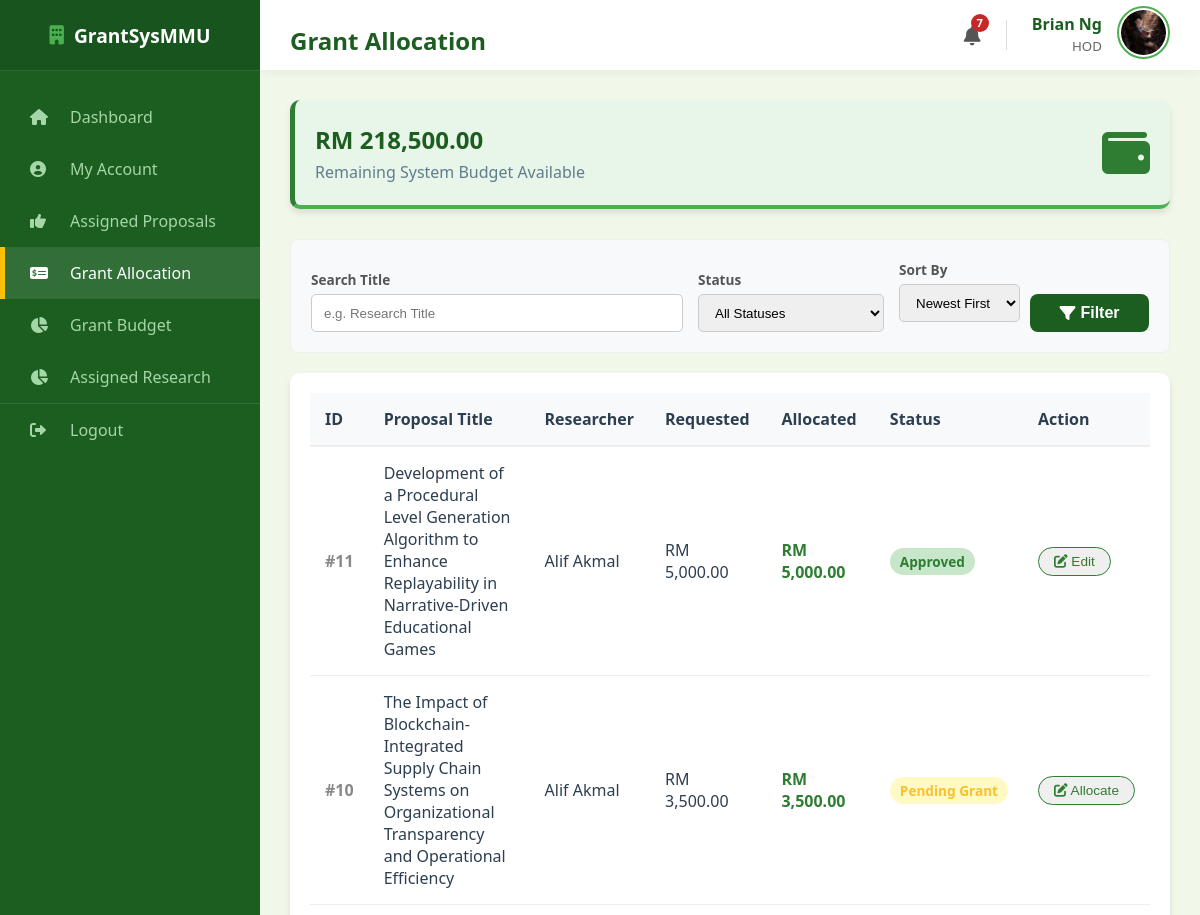
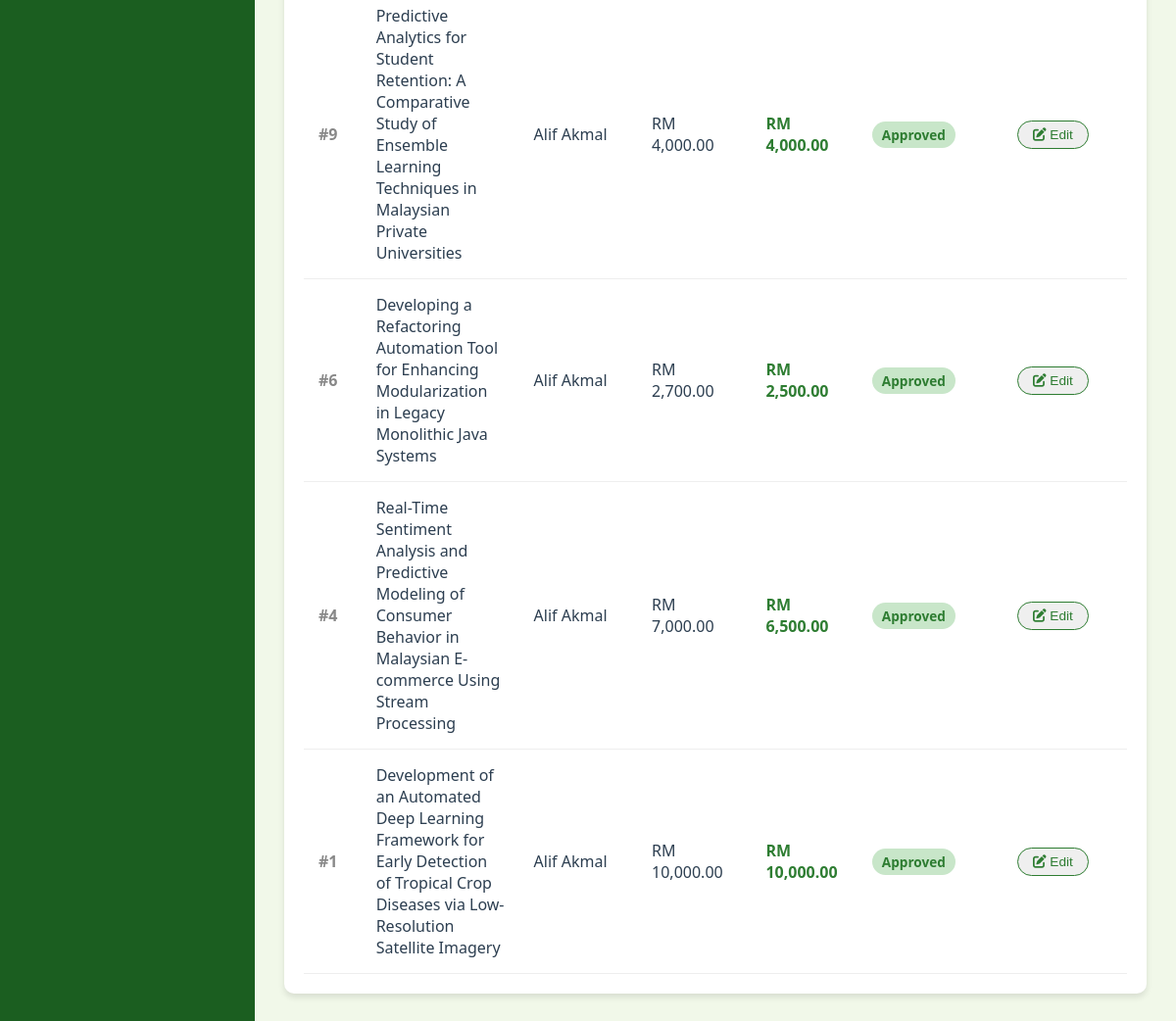
Page /hod/grant_allocation (signed in) on the committed database (2 pictures, top to bottom).
### models.py (models this page shows, shortened)
class User(db.Model):
    __tablename__ = "user"
    mmu_id = db.Column(db.String(15), primary_key=True)
    name = db.Column(db.String(150), nullable=False)
    email = db.Column(db.String(100), unique=True, nullable=False)
    password = db.Column(db.String(100), nullable=False)
    faculty = db.Column(db.String(100), nullable=False)
    user_role = db.Column(db.String(25), nullable=False)
    profile_image = db.Column(db.String(20), nullable=False, default="default.jpg")
    phone_number = db.Column(db.String(20), nullable=True)
    admin_profile = db.relationship(
        "Admin", backref="user_info", uselist=False, cascade="all, delete-orphan"
    )
    researcher_profile = db.relationship(
        "Researcher", backref="user_info", uselist=False, cascade="all, delete-orphan"
    )
    reviewer_profile = db.relationship(
        "Reviewer", backref="user_info", uselist=False, cascade="all, delete-orphan"
    )
    hod_profile = db.relationship(
        "HOD", backref="user_info", uselist=False, cascade="all, delete-orphan"
    )

class Proposal(db.Model):
    __tablename__ = "proposal"
    proposal_id = db.Column(db.Integer, primary_key=True)
    title = db.Column(db.String(255), nullable=False)
    research_area = db.Column(db.String(100), nullable=False, default="General")
    requested_budget = db.Column(db.Float, nullable=False)
    status = db.Column(db.String(30), nullable=False, default="Draft")
    submission_date = db.Column(db.Date, default=malaysia_now)
    document_file = db.Column(db.String(100), nullable=True)
    review_score = db.Column(db.Integer, nullable=True)
    review_feedback = db.Column(db.Text, nullable=True)
    review_draft = db.Column(db.Text, nullable=True)
    researcher_id = db.Column(
        db.Integer, db.ForeignKey("researcher.researcher_id"), nullable=False
    )
    cycle_id = db.Column(
        db.Integer, db.ForeignKey("grant_cycle.cycle_id"), nullable=False
    )
    assigned_reviewer_id = db.Column(
        db.Integer, db.ForeignKey("reviewer.reviewer_id"), nullable=True
    )
    assigned_hod_id = db.Column(db.Integer, db.ForeignKey("hod.hod_id"), nullable=True)
    reviewer = db.relationship("Reviewer", foreign_keys=[assigned_reviewer_id])
    hod = db.relationship("HOD", foreign_keys=[assigned_hod_id])
    deadlines = db.relationship(
        "Deadline", backref="proposal", cascade="all, delete-orphan"
    )

class Grant(db.Model):
    __tablename__ = "grant"
    grant_id = db.Column(db.Integer, primary_key=True)
    grant_amount = db.Column(db.Float, nullable=False)
    award_date = db.Column(db.DateTime, default=malaysia_now)
    proposal_id = db.Column(
        db.Integer, db.ForeignKey("proposal.proposal_id"), nullable=False
    )
    proposal = db.relationship(
        "Proposal", backref=db.backref("grant_award", uselist=False)
    )

### routes/hod_routes.py (the view)
@hod_bp.route("/hod/grant_allocation")
def hod_grant_allocation():
    if session.get("role") != "HOD":
        return redirect(url_for("hod.hod_login"))
    user = User.query.get(session["user_id"])
    current_hod = HOD.query.filter_by(mmu_id=user.mmu_id).first()
    page = request.args.get("page", 1, type=int)
    search_query = request.args.get("search", "")
    filter_status = request.args.get("status", "")
    sort_option = request.args.get("sort", "newest")
    per_page = 8
    query = Proposal.query.filter(
        Proposal.assigned_hod_id == current_hod.hod_id,
        Proposal.status.in_(["Pending Grant", "Approved"]),
    )
    if search_query:
        query = query.filter(Proposal.title.ilike(f"%{search_query}%"))
    if filter_status and filter_status != "all":
        query = query.filter(Proposal.status == filter_status)
    if sort_option == "oldest":
        query = query.order_by(Proposal.proposal_id.asc())
    elif sort_option == "title_asc":
        query = query.order_by(Proposal.title.asc())
    else:
        query = query.order_by(Proposal.proposal_id.desc())
    pagination = query.paginate(page=page, per_page=per_page, error_out=False)
    total_budget_in = db.session.query(func.sum(Budget.amount)).scalar() or 0.0
    total_grants_out = db.session.query(func.sum(Grant.grant_amount)).scalar() or 0.0
    remaining_balance = total_budget_in - total_grants_out
    return render_template(
        "hod_grant_allocation.html",
        proposals=pagination.items, # Pass paginated items
        pagination=pagination,      # Pass pagination object
        user=user,
        remaining_balance=remaining_balance,
        current_search=search_query,
        current_status=filter_status,
        current_sort=sort_option
    )

### templates/hod_grant_allocation.html (shortened to what this page needs)
<!DOCTYPE html>
<html lang="en">
<head>
    <link rel="stylesheet" type="text/css" href="{{ url_for('static', filename='style.css') }}">
    <link rel="stylesheet" href="https://cdnjs.cloudflare.com/ajax/libs/font-awesome/6.0.0/css/all.min.css">
</head>
<body>
    <div class="dashboard-container">
        <div class="sidebar">
            <div class="sidebar-header"><i class="fas fa-building"
                    style="margin-right: 10px; color: var(--secondary-color);"></i> GrantSysMMU</div>
            <ul class="sidebar-menu">
                <li><a href="{{ url_for('hod.hod_dashboard') }}"><i class="fas fa-home"></i> Dashboard</a></li>
                <li><a href="{{ url_for('hod.hod_profile') }}"><i class="fas fa-user-circle"></i> My Account</a></li>
                <li><a href="{{ url_for('hod.hod_assigned_proposals') }}"><i class="fas fa-thumbs-up"></i>
                        Assigned Proposals</a></li>
                <li class="active"><a href="{{ url_for('hod.hod_grant_allocation') }}"><i
                            class="fas fa-money-check-alt"></i> Grant Allocation</a></li>
                <li><a href="{{ url_for('hod.hod_grant_budget') }}"><i class="fas fa-chart-pie"></i> Grant Budget</a>
                </li>
                <li><a href="{{ url_for('hod.hod_assigned_research') }}"><i class="fas fa-chart-pie"></i> Assigned
                        Research</a></li>
                <li style="margin-top: auto; border-top: 1px solid rgba(255,255,255,0.1);">
                    <a href="{{ url_for('auth.logout') }}"><i class="fas fa-sign-out-alt"></i> Logout</a>
                </li>
            </ul>
        </div>
        <div class="main-content">
            <div class="top-bar">
                <h2>Grant Allocation</h2>
                <div style="display: flex; align-items: center; gap: 25px;">
                    <a href="{{ url_for('auth.view_notifications') }}"
                        style="position: relative; color: #555; font-size: 1.2rem; text-decoration: none;">
                        <i class="fas fa-bell"></i>
                        {% if unread_notifications > 0 %}
                        <span
                            style="position: absolute; top: -8px; right: -8px; background: #c62828; color: white; border-radius: 50%; width: 18px; height: 18px; font-size: 0.7rem; display: flex; align-items: center; justify-content: center; font-weight: bold;">
                            {{ unread_notifications }}
                        </span>
                        {% endif %}
                    </a>
                    <div style="display: flex; align-items: center; gap: 15px;">
                        <div style="text-align: right; line-height: 1.3;">
                            <span style="display: block; font-weight: bold; color: #1b5e20;">{{ user.name }}</span>
                            <small style="color: #666;">HOD</small>
                        </div>
                        <a href="{{ url_for('hod.hod_profile') }}">
                            <img src="{{ url_for('static', filename='profile_pics/' + user.profile_image) }}"
                                alt="Profile"
                                style="width: 45px; height: 45px; border-radius: 50%; object-fit: cover; border: 2px solid #4caf50; padding: 2px;">
                        </a>
                    </div>
                </div>
            </div>
            <div class="content-wrapper">
                <div class="stat-card"
                    style="margin-bottom: 30px; background: #e8f5e9; border-left: 5px solid #2e7d32;">
                    <div class="stat-info">
                        <h3 style="font-size: 1.5rem;">RM {{ "{:,.2f}".format(remaining_balance) }}</h3>
                        <p>Remaining System Budget Available</p>
                    </div>
                    <div class="stat-icon"><i class="fas fa-wallet" style="color: #2e7d32;"></i></div>
                </div>
                <div
                    style="background: #f8f9fa; padding: 20px; border-radius: 8px; margin-bottom: 20px; border: 1px solid #eee;">
                    <form method="GET" style="display: flex; gap: 15px; flex-wrap: wrap; align-items: flex-end;">
                        <div style="flex: 2; min-width: 280px;">
                            <label
                                style="font-weight: bold; font-size: 0.85rem; color: #555; display: block; margin-bottom: 5px;">Search
                                Title</label>
                            <div style="display: flex; gap: 5px;">
                                <input type="text" name="search" value="{{ current_search }}"
                                    placeholder="e.g. Research Title"
                                    style="flex: 1; height: 38px; padding: 0 12px; border: 1px solid #ccc; border-radius: 5px; box-sizing: border-box;">
                            </div>
                        </div>
                        <div style="flex: 1; min-width: 150px;">
                            <label
                                style="font-weight: bold; font-size: 0.85rem; color: #555; display: block; margin-bottom: 5px;">Status</label>
                            <select name="status"
                                style="width: 100%; height: 38px; padding: 0 12px; border: 1px solid #ccc; border-radius: 5px; box-sizing: border-box;">
                                <option value="" {% if not current_status %}selected{% endif %}>All Statuses</option>
                            </select>
                        </div>
                        <div style="flex: 1; min-width: 250px;">
                            <label
                                style="font-weight: bold; font-size: 0.85rem; color: #555; display: block; margin-bottom: 5px;">Sort
                                By</label>
                            <div style="display: flex; gap: 10px;">
                                <select name="sort"
                                    style="flex: 1; height: 38px; padding: 0 12px; border: 1px solid #ccc; border-radius: 5px; box-sizing: border-box;">
                                    <option value="newest" {% if current_sort=='newest' %}selected{% endif %}>Newest
                                        First</option>
                                </select>
                                <button type="submit" class="btn-primary"
                                    style="height: 38px; padding: 0 20px; display: flex; align-items: center; justify-content: center; gap: 5px; border: none; cursor: pointer; box-sizing: border-box;">
                                    <i class="fas fa-filter"></i> Filter
                                </button>
                            </div>
                        </div>
                    </form>
                </div>
                <div class="table-card">
                    <table style="width: 100%; border-collapse: collapse;">
                        <thead>
                            <tr style="background-color: #f8f9fa; text-align: left;">
                                <th style="padding: 15px; width:5%; border-bottom: 2px solid #eee;">ID</th>
                                <th style="padding: 15px; width:30%; border-bottom: 2px solid #eee;">Proposal Title</th>
                                <th style="padding: 15px; width:15%; border-bottom: 2px solid #eee;">Researcher</th>
                                <th style="padding: 15px; width:15%; border-bottom: 2px solid #eee;">Requested</th>
                                <th style="padding: 15px; width:15%; border-bottom: 2px solid #eee;">Allocated</th>
                                <th style="padding: 15px; width:10%; border-bottom: 2px solid #eee;">Status</th>
                                <th style="padding: 15px; width:10%; border-bottom: 2px solid #eee;">Action</th>
                            </tr>
                        </thead>
                        <tbody>
                            {% for proposal in proposals %}
                            <tr style="border-bottom: 1px solid #eee;">
                                <td style="padding: 15px; color: #888; font-weight: bold;">#{{ proposal.proposal_id }}
                                </td>
                                <td style="padding: 15px; font-weight: 500;">{{ proposal.title }}</td>
                                <td style="padding: 15px;">{{ proposal.researcher.user_info.name }}</td>
                                <td style="padding: 15px;">RM {{ "{:,.2f}".format(proposal.requested_budget) }}</td>
                                <td style="padding: 15px; color: #2e7d32; font-weight: bold;">
                                    {% if proposal.grant_award %}
                                    RM {{ "{:,.2f}".format(proposal.grant_award.grant_amount) }}
                                    {% else %}
                                    RM 0.00
                                    {% endif %}
                                </td>
                                <td style="padding: 15px;">
                                    <span
                                        style="padding: 4px 10px; border-radius: 15px; font-size: 0.85rem; font-weight: bold; white-space:nowrap;
                                        background: {% if proposal.status == 'Approved' %}#c8e6c9{% else %}#fff9c4{% endif %};
                                        color: {% if proposal.status == 'Approved' %}#2e7d32{% else %}#fbc02d{% endif %};">
                                        {{ proposal.status }}
                                    </span>
                                </td>
                                <td style="padding: 15px;">
                                    <button class="btn-sm"
                                        onclick="openAllocationModal('{{ proposal.proposal_id }}', '{{ proposal.grant_award.grant_amount if proposal.grant_award else 0 }}', '{{ remaining_balance }}')">
                                        <i class="fas fa-edit"></i> {% if proposal.status == 'Pending Grant'
                                        %}Allocate{% else %}Edit{% endif %}
                                    </button>
                                </td>
                            </tr>
                            {% else %}
                            <tr>
                                <td colspan="7" style="padding: 30px; text-align: center; color: #888;">No pending grant
                                    allocations found matching your filters.</td>
                            </tr>
                            {% endfor %}
                        </tbody>
                    </table>
                </div>
            </div>
        </div>
    </div>
</body>
</html>

### rows in the picture
User: name "Brian Ng", profile_image (picture)
Proposal: proposal_id "11", title "Development of a Procedural Level Generation Algorithm to Enhance Replayability in Narrative-Driven Educational Games", researcher.user_info.name "Alif Akmal", requested_budget "5,000.00", status "Approved", shows "Edit"
Grant: grant_award.grant_amount "5,000.00"
Proposal: proposal_id "10", title "The Impact of Blockchain-Integrated Supply Chain Systems on Organizational Transparency and Operational Efficiency", researcher.user_info.name "Alif Akmal", requested_budget "3,500.00", status "Pending Grant", shows "Allocate"
Grant: grant_award.grant_amount "3,500.00"
Proposal: proposal_id "9", title "Predictive Analytics for Student Retention: A Comparative Study of Ensemble Learning Techniques in Malaysian Private Universities", researcher.user_info.name "Alif Akmal", requested_budget "4,000.00", status "Approved", shows "Edit"
Grant: grant_award.grant_amount "4,000.00"
Proposal: proposal_id "6", title "Developing a Refactoring Automation Tool for Enhancing Modularization in Legacy Monolithic Java Systems", researcher.user_info.name "Alif Akmal", requested_budget "2,700.00", status "Approved", shows "Edit"
Grant: grant_award.grant_amount "2,500.00"
Proposal: proposal_id "4", title "Real-Time Sentiment Analysis and Predictive Modeling of Consumer Behavior in Malaysian E-commerce Using Stream Processing", researcher.user_info.name "Alif Akmal", requested_budget "7,000.00", status "Approved", shows "Edit"
Grant: grant_award.grant_amount "6,500.00"
Proposal: proposal_id "1", title "Development of an Automated Deep Learning Framework for Early Detection of Tropical Crop Diseases via Low-Resolution Satellite Imagery", researcher.user_info.name "Alif Akmal", requested_budget "10,000.00", status "Approved", shows "Edit"
Grant: grant_award.grant_amount "10,000.00"

### other values in the picture
{{ unread_notifications }} "7"
{{ "{:,.2f}".format(remaining_balance) }} "218,500.00"
